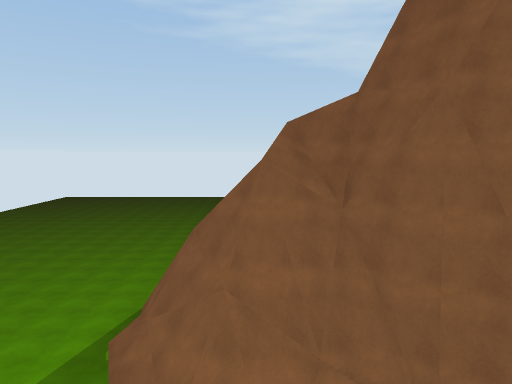
View 1 (above)

21 first-person views from a walk through a scene from a Unity 3-D project. The camera is 1.3 m above the floor, tilts 6° down and sees 70° across. The floor is counted in squares, 2 m on a side. Each view is taken from the middle of a square. On the plan, view 1 faces up. The plan holds only what a view shows up to about 11 squares ahead; the rest is blank. The place goes on beyond the plan. The player character is not drawn.

View 2
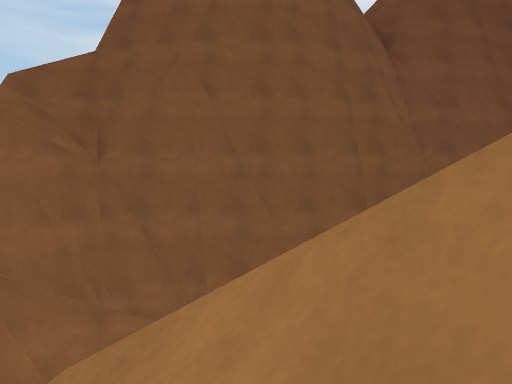

View 3
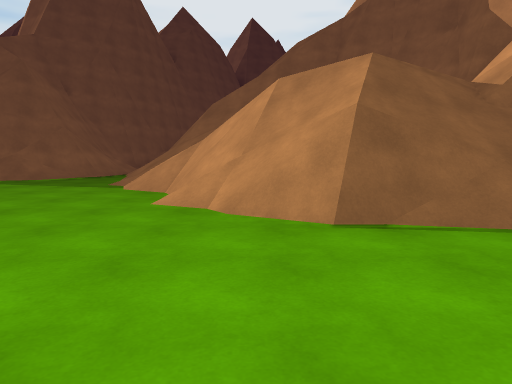

View 4
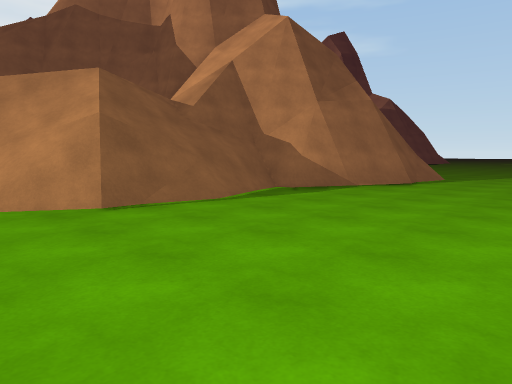

View 5
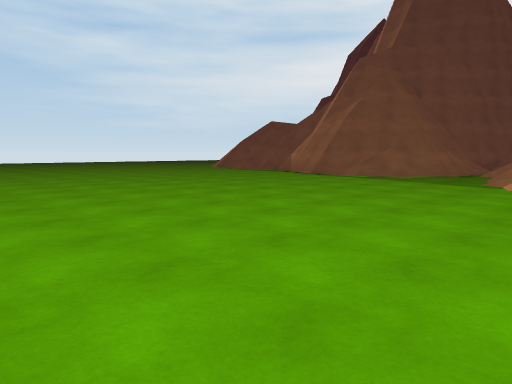

View 6
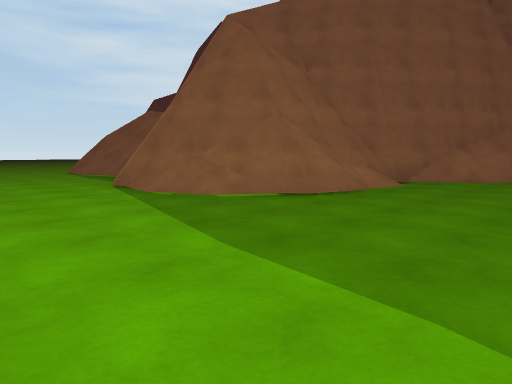

View 7
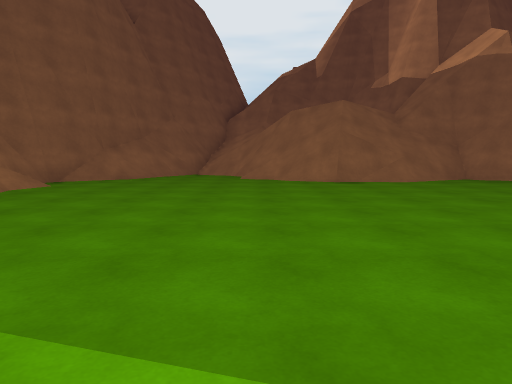

View 8
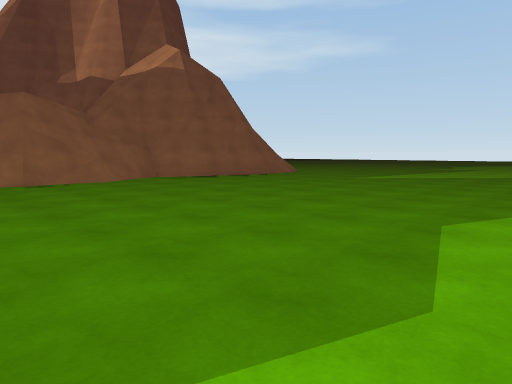

View 9
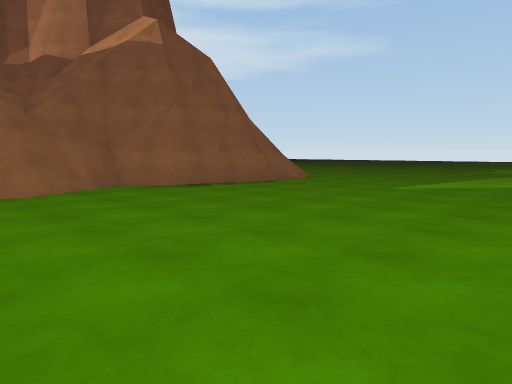

View 10
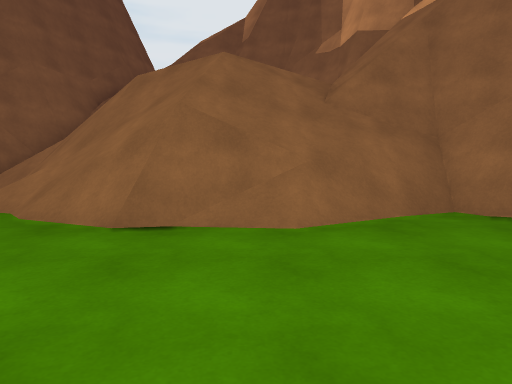

View 11
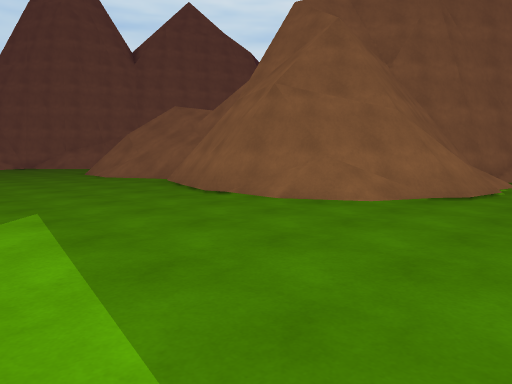

View 12
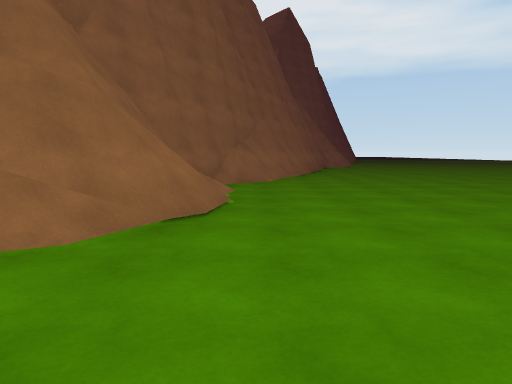

View 13
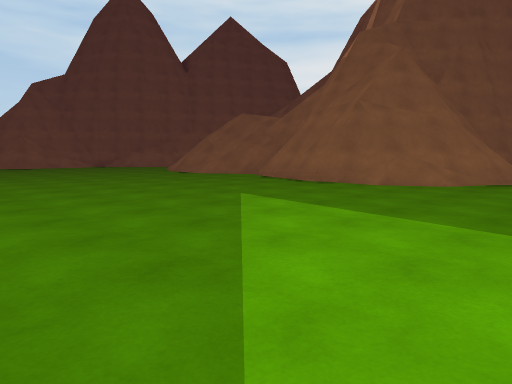

View 14
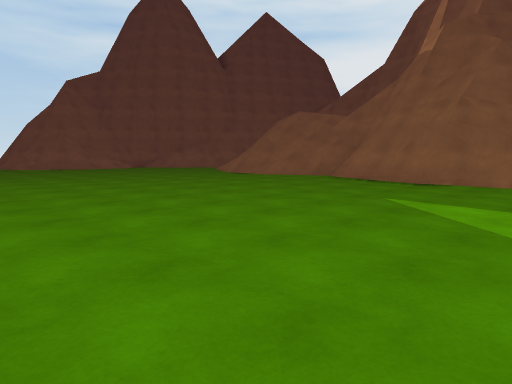

View 15
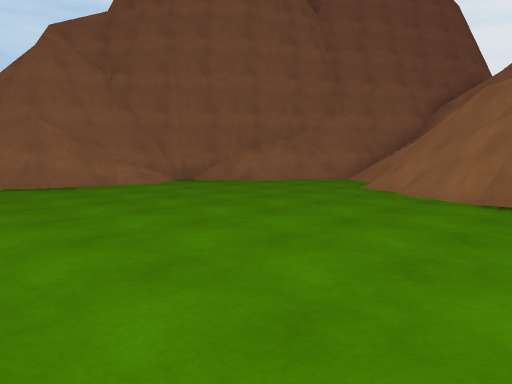

View 16
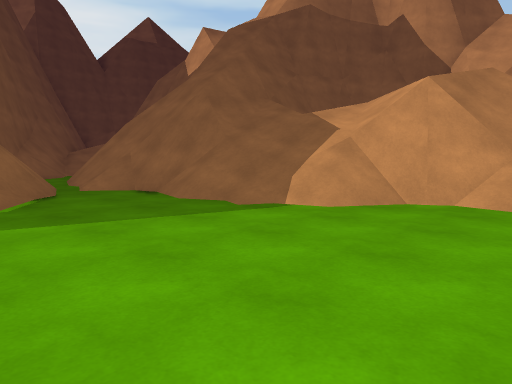

View 17
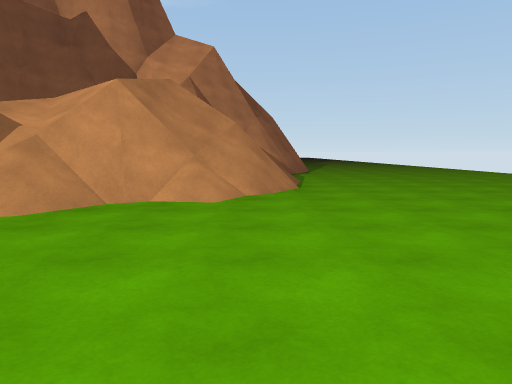

View 18
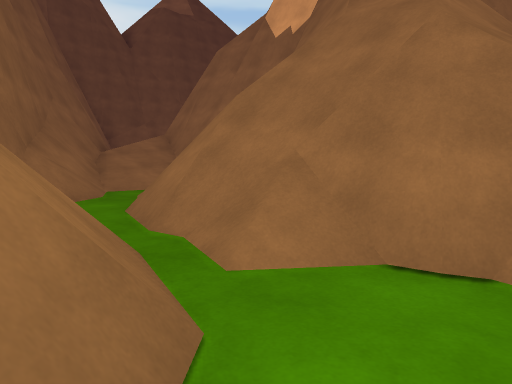

View 19
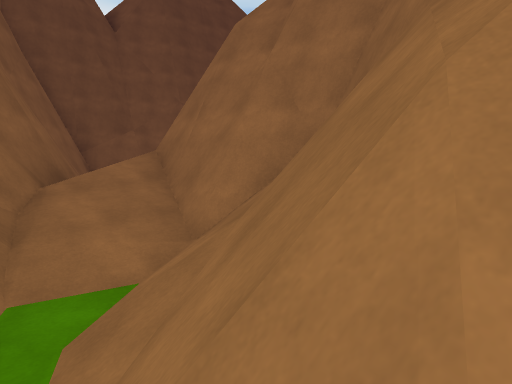

View 20
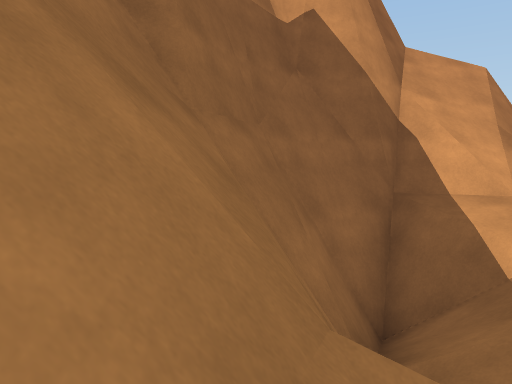

View 21
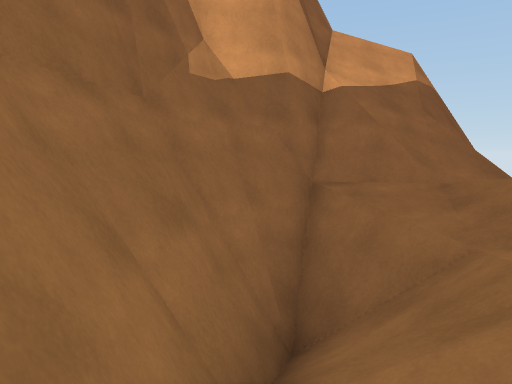

### Floor plan
Key: @ floor where view 1 was taken; # wall or solid block; x gap in a wall; . main floor; : floor 3 m higher than the main floor; + floor 6.25 m higher than the main floor; * floor 7 m higher than the main floor; % floor 8 m higher than the main floor; & floor 8.75 m higher than the main floor; / step, stairs or slope; = window, fence, low wall or low ledge; ^ raised ledge; v drop or lower ground.
Columns run from 12 left of view 1 to 10 right of it. Each row starts with its distance up from view 1.
  7  .........##^vv^
  6  ........./#^^ #
  5  ........./#=###
  4 ............=/.#^^
  3 .........//=//=####
  2 ........///#//=#. ##
  1 ......////////#== #####
  0 .....///////@#==##==
 -1 .....=//://=v##=^^^=
 -2 ..../=// /#^v& vvv
 -3 .....////=# #    v
 -4 ...../=/=#^^^
 -5 ....#/=x#^^
 -6  ...#==*#^
 -7  ...##vv#^
 -8  ...## v#
 -9  ...=#^##
-10  ....#/###
-11 .........#^^
-12 .........//#^
-13 .........../####
-14 .........../////#
-15 .........///  ///
-16 ........./// //#/
-17 ........==//:/=^v
-18 .........=////# =
-19  ........////=#^^
-20  ......../====^
-21  ........##v+#^
-22  ........#=v%^
-23 .........##vv^
-24 .........##
-25 .........=#^##
-26 ..........=//##^^
-27  .............///^
-28  .............../#

Where each view was taken, in squares from view 1:
view 1: 0 up, 0 right, facing up
view 2: 0 up, 1 left, facing up-right
view 3: 0 up, 11 left, facing right
view 4: 1 up, 12 left, facing down-right
view 5: 1 up, 12 left, facing up-right
view 6: 14 down, 12 left, facing up-right
view 7: 15 down, 12 left, facing right
view 8: 15 down, 12 left, facing down-right
view 9: 17 down, 10 left, facing down-right
view 10: 18 down, 7 left, facing right
view 11: 28 down, 8 left, facing up-right
view 12: 27 down, 6 left, facing right
view 13: 28 down, 11 left, facing up-right
view 14: 26 down, 12 left, facing up-right
view 15: 18 down, 9 left, facing up-right
view 16: 6 up, 7 left, facing down-right
view 17: 6 up, 7 left, facing down
view 18: 5 up, 2 left, facing down-right
view 19: 3 up, 1 right, facing down-right
view 20: 1 up, 1 left, facing down
view 21: 15 down, 2 right, facing down
